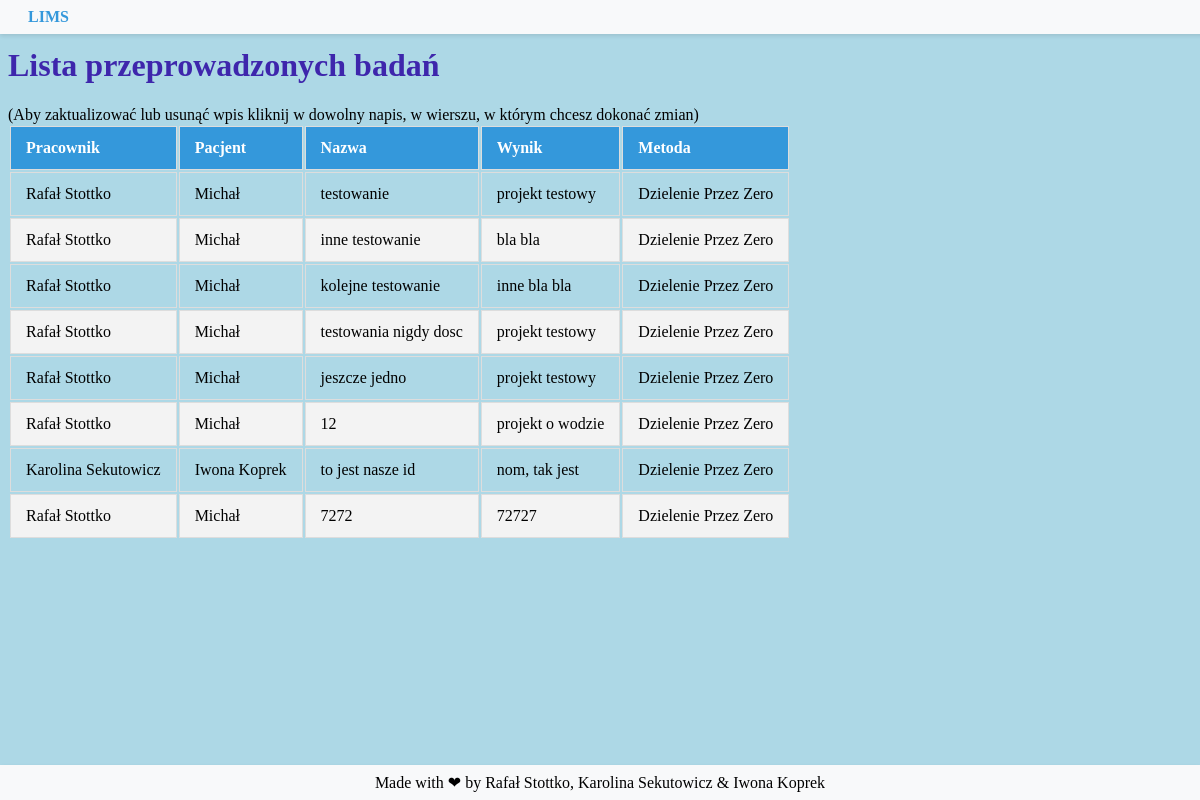
Page /badania/ (signed in) on the earlier database version.
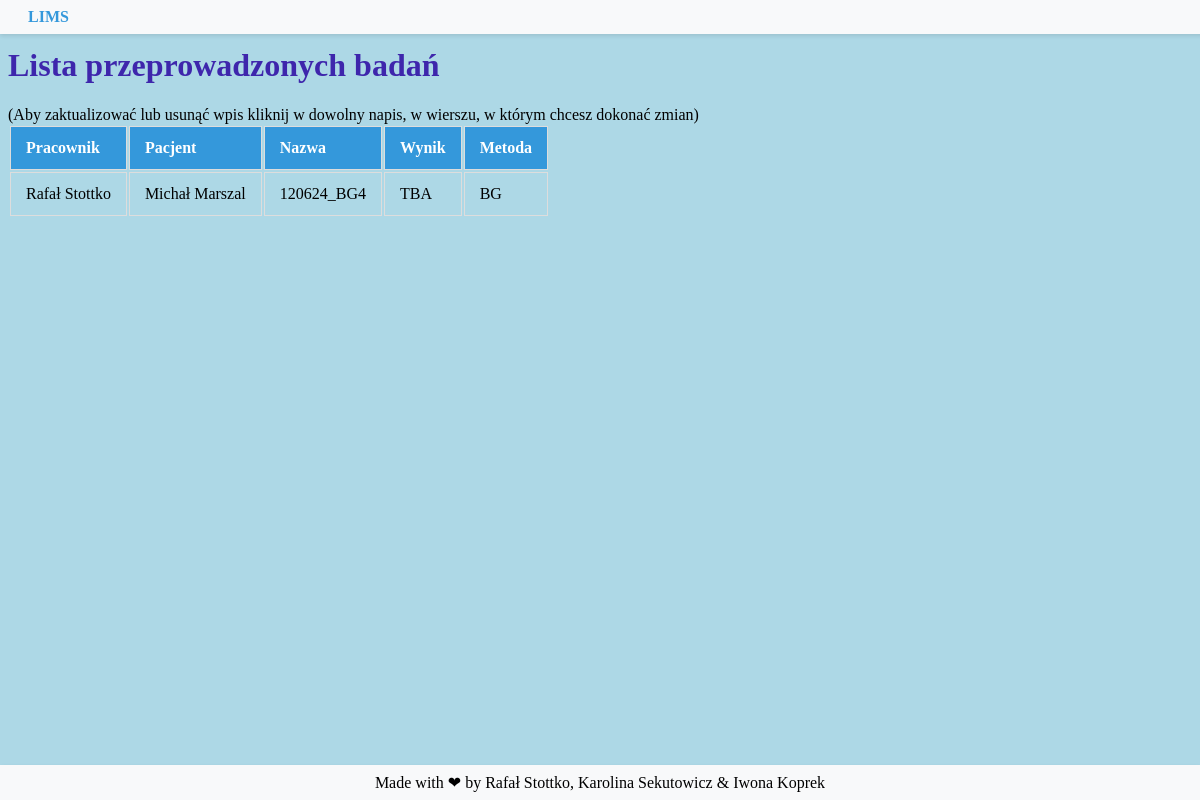
Same page on the later database version.
### projekty/models.py (models this page shows, shortened)
class Experiment(models.Model):
   worker= models.ForeignKey(Employee, on_delete=models.SET_NULL, null=True)
   patient = models.ForeignKey(Patient, on_delete=models.SET_NULL, null=True)
   experiment_name=models.CharField(max_length=50, null=True)
   description=models.CharField(max_length = 500, null=True)
   method=models.ForeignKey(Method, on_delete=models.SET_NULL, null=True)
   class Meta:
      permissions = [
         ('view_experiments', 'Can view experiments'),
         ('add_experiments', 'Can add experiments'),
         ('change_experiments', 'Can change experiments'),
      ]

class Employee(models.Model):
   full_name=models.CharField(max_length=40)
   mail=models.CharField(max_length=40, null=True)
   position=models.CharField(max_length=100)
   adres=models.CharField(max_length=100)
   room_number=models.IntegerField()
   telephone_number=models.CharField(max_length=12, null=True)
   team = models.ManyToManyField(Project)

class Patient(models.Model):
   SEX_CHOICES = [
        ('M', 'Mężczyzna'),
        ('K', 'Kobieta'),
    ]
   full_name=models.CharField(max_length=40, null=True)
   PESEL=models.CharField(max_length=11, null=True)
   birth_name=models.CharField(max_length=40, null=True)
   adres=models.CharField(max_length=100, null=True)
   mail=models.CharField(max_length=30, null=True)
   diagnosis=models.CharField(max_length=40, null=True)
   sex=models.CharField(max_length=1, choices=SEX_CHOICES, null=True)

class Method(models.Model):
   name=models.CharField(max_length=40)
   description=models.CharField(max_length=40)

### projekty/views.py (the view)
# urls.py: path('badania/',badania, name='badania'),
@login_required
def badania(request):
	l = Experiment.objects.all()
	return render(request, 'badania.html',{'l':l})

### templates/badania.html (shortened to what this page needs)
{% load static %}
<!DOCTYPE html>
<html lang='en'>
<head>
<link rel="stylesheet" href="{% static 'all_styles.css' %}">
</head>
<body>
    <header>
        <a href="{% url 'home_user' %}" class="site-name">LIMS</a>
    </header>
    <br>
    <h1>Lista przeprowadzonych badań</h1>
    (Aby zaktualizować lub usunąć wpis kliknij w dowolny napis, w wierszu, w którym chcesz dokonać zmian) <br>
    <table class="table-modern">
        <thead>
            <tr>
                <th>Pracownik</th>
                <th>Pacjent</th>
                <th>Nazwa</th>
                <th>Wynik</th>
                <th>Metoda</th>
            </tr>
        </thead>
        <tbody>
            {% for obj in l %}
                <tr>
                    <td><a href="{% url 'modify_result' obj.id %}" style="text-decoration: none; color: inherit;">{{ obj.worker.full_name }}</a></td>
                    <td><a href="{% url 'modify_result' obj.id %}" style="text-decoration: none; color: inherit;">{{ obj.patient.full_name }}</a></td>
                    <td><a href="{% url 'modify_result' obj.id %}" style="text-decoration: none; color: inherit;">{{ obj.experiment_name }}</a></td>
                    <td><a href="{% url 'modify_result' obj.id %}" style="text-decoration: none; color: inherit;">{{ obj.description }}</a></td>
                    <td><a href="{% url 'modify_result' obj.id %}" style="text-decoration: none; color: inherit;">{{ obj.method.name }}</a></td>
                </tr>
            {% endfor %}
        </tbody>
    </table>
    <footer>
        Made with <span>&#10084;</span> by Rafał Stottko, Karolina Sekutowicz & Iwona Koprek
        </footer>
</body>
</html>

Differences in the rows shown:
removed Experiment: worker.full_name "Rafał Stottko", patient.full_name "Michał", experiment_name "testowanie", description "projekt testowy", method.name "Dzielenie Przez Zero"
removed Experiment: worker.full_name "Rafał Stottko", patient.full_name "Michał", experiment_name "inne testowanie", description "bla bla", method.name "Dzielenie Przez Zero"
removed Experiment: worker.full_name "Rafał Stottko", patient.full_name "Michał", experiment_name "kolejne testowanie", description "inne bla bla", method.name "Dzielenie Przez Zero"
removed Experiment: worker.full_name "Rafał Stottko", patient.full_name "Michał", experiment_name "testowania nigdy dosc", description "projekt testowy", method.name "Dzielenie Przez Zero"
removed Experiment: worker.full_name "Rafał Stottko", patient.full_name "Michał", experiment_name "jeszcze jedno", description "projekt testowy", method.name "Dzielenie Przez Zero"
removed Experiment: worker.full_name "Rafał Stottko", patient.full_name "Michał", experiment_name "12", description "projekt o wodzie", method.name "Dzielenie Przez Zero"
removed Experiment: worker.full_name "Karolina Sekutowicz", patient.full_name "Iwona Koprek", experiment_name "to jest nasze id", description "nom, tak jest", method.name "Dzielenie Przez Zero"
removed Experiment: worker.full_name "Rafał Stottko", patient.full_name "Michał", experiment_name "7272", description "72727", method.name "Dzielenie Przez Zero"
added Experiment: worker.full_name "Rafał Stottko", patient.full_name "Michał Marszal", experiment_name "120624_BG4", description "TBA", method.name "BG"
